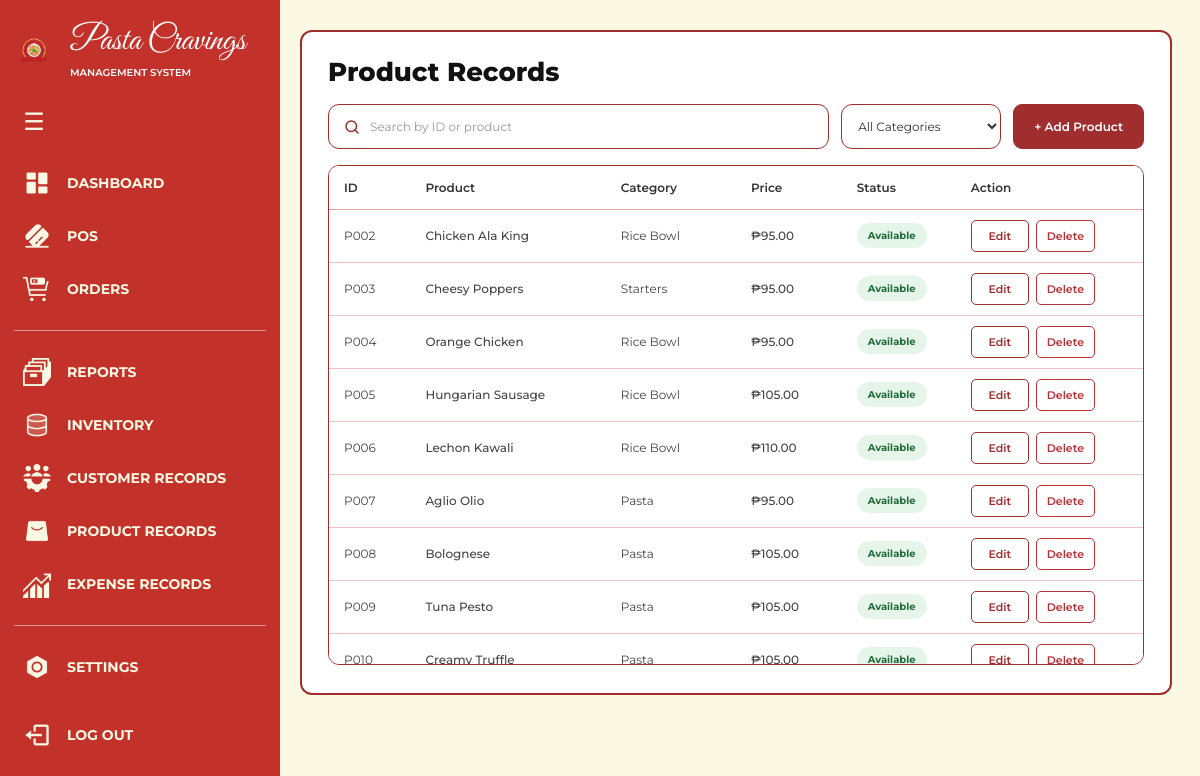
The page /products/ (signed in) on the database its author committed.
### apps/products/models.py (models this page shows, shortened)
class Product(models.Model):
    STATUS_CHOICES = [
        ("Available", "Available"),
        ("Unavailable", "Unavailable"),
    ]
    product = models.CharField(max_length=150)
    category = models.CharField(max_length=100)
    price = models.DecimalField(max_digits=10, decimal_places=2)
    status = models.CharField(
        max_length=20,
        choices=STATUS_CHOICES,
        default="Available"
    )
    created_at = models.DateTimeField(auto_now_add=True)

### apps/products/views.py (the view)
# urls.py: path("", views.product_view, name="product"),
@admin_required
def product_view(request):
    products_list = Product.objects.all().order_by("id")
    categories = (
        Product.objects.order_by("category")
        .values_list("category", flat=True)
        .distinct()
    )
    context = {
        "products": products_list,
        "categories": categories,
        "form": ProductForm(),
    }
    return render(request, "product_records.html", context)

### apps/products/forms.py
class ProductForm(forms.ModelForm):
    class Meta:
        model = Product
        fields = ["product", "category", "price", "status"]

### apps/accounts/views.py (called while the page is built)
def admin_required(view_func):
    return user_passes_test(
        lambda user: user.is_superuser,
        login_url="pos:pos"
    )(view_func)

### templates/product_records.html (shortened to what this page needs)
{% extends "base.html" %}
{% load static %}
{% block extra_css %}
<link rel="stylesheet" href="{% static 'css/product_records.css' %}">
{% endblock %}
{% block navbar %}
    {% include "components/navbar_database.html" %}
{% endblock %}
{% block content %}
<div class="product-page" id="product-records">
    <main class="product-main">
        <section class="records-panel">
            <h1>Product Records</h1>
            <div class="toolbar">
                <label class="search-box">
                    <svg viewBox="0 0 24 24" aria-hidden="true">
                        <circle cx="11" cy="11" r="7"></circle>
                        <path d="m20 20-4-4"></path>
                    </svg>
                    <input
                        type="search"
                        id="productSearch"
                        placeholder="Search by ID or product"
                        autocomplete="off"
                    >
                </label>
                <select id="categoryFilter" class="category-filter">
                    <option value="">All Categories</option>
                </select>
                <button
                    class="add-button"
                    id="openAddModalBtn"
                    type="button"
                >
                    + Add Product
                </button>
            </div>
            <div class="table-container">
                <table aria-label="Product records">
                    <thead>
                        <tr>
                            <th>ID</th>
                            <th>Product</th>
                            <th>Category</th>
                            <th>Price</th>
                            <th>Status</th>
                            <th>Action</th>
                        </tr>
                    </thead>
                    <tbody id="productTableBody">
                        {% for item in products %}
                        <tr class="product-row">
                            <td data-search-id="{{ item.id }}">
                                P{{ item.id|stringformat:"03d" }}
                            </td>
                            <td class="product-name">
                                {{ item.product }}
                            </td>
                            <td class="product-category">
                                {{ item.category }}
                            </td>
                            <td class="product-price">
                                ₱{{ item.price|floatformat:2 }}
                            </td>
                            <td>
                                <span class="product-status {% if item.status == 'Available' %}available{% else %}unavailable{% endif %}">
                                    {{ item.status }}
                                </span>
                            </td>
                            <td>
                                <div class="product-actions">
                                    <button
                                        type="button"
                                        class="edit-modal-btn"
                                        data-id="{{ item.id }}"
                                        data-product="{{ item.product }}"
                                        data-category="{{ item.category }}"
                                        data-price="{{ item.price }}"
                                        data-status="{{ item.status }}"
                                    >
                                        Edit
                                    </button>
                                    <form
                                        method="POST"
                                        action="{% url 'delete_product' item.id %}"
                                        onsubmit="return confirm('Are you sure you want to delete this product? This action cannot be undone.');"
                                    >
                                        <button
                                            type="submit"
                                            class="delete-product-btn"
                                        >
                                            Delete
                                        </button>
                                    </form>
                                </div>
                            </td>
                        </tr>
                        {% empty %}
                        <tr class="empty-row">
                            <td colspan="6">
                                No products registered yet.
                            </td>
                        </tr>
                        {% endfor %}
                    </tbody>
                </table>
            </div>
        </section>
    </main>
</div>
{% endblock %}

### static/css/product_records.css (style rules this page uses)
:root { --product-bg: #FBF9E4; --product-red: #A02E2F; --product-title: #B53238; --product-white: #FFFFFF; --product-text: #252525; --product-muted: #888888; --product-font: "Montserrat", sans-serif; }
html, body { margin: 0; min-height: 100%; background: var(--product-bg); }
.product-page, .product-page * { box-sizing: border-box; }
.product-page { --sidebar-width: 78px; --sidebar-expanded: 280px; width: 100%; min-height: 100vh; padding: 30px 28px 35px calc(var(--sidebar-width) + 20px); background: var(--product-bg); color: var(--product-text); font-family: var(--product-font); transition: padding-left .35s cubic-bezier(.22, 1, .36, 1); }
.product-main { width: 100%; max-width: 1500px; margin: 0 auto; }
.records-panel { width: 100%; padding: 24px 26px 28px; background: var(--product-white); border: 2px solid var(--product-red); border-radius: 12px; }
.records-panel h1 { margin: 0 0 16px; color: #111; font-size: 26px; font-weight: 800; }
.toolbar { width: 100%; display: flex; align-items: center; gap: 12px; margin-bottom: 16px; }
.search-box { height: 45px; min-width: 0; flex: 1; display: flex; align-items: center; gap: 9px; padding: 0 14px; border: 1.8px solid var(--product-red); border-radius: 11px; background: #fff; }
.search-box svg { width: 18px; height: 18px; flex-shrink: 0; fill: none; stroke: var(--product-red); stroke-width: 2; stroke-linecap: round; }
.search-box input { width: 100%; min-width: 0; height: 100%; padding: 0; border: 0; outline: none; background: transparent; color: var(--product-text); font: 400 12px var(--product-font); }
.search-box input::placeholder { color: #999; }
.category-filter { width: 160px; height: 45px; padding: 0 12px; border: 1.8px solid var(--product-red); border-radius: 11px; outline: none; background: #fff; color: #333; font: 400 12px var(--product-font); cursor: pointer; }
.add-button { height: 45px; padding: 0 20px; flex-shrink: 0; color: #fff; background: var(--product-red); border: 1px solid var(--product-red); border-radius: 9px; font: 600 12px var(--product-font); cursor: pointer; transition: background .2s ease, border-color .2s ease; }
.table-container { width: 100%; max-height: 500px; overflow: auto; border: 1.5px solid var(--product-red); border-radius: 11px; background: #fff; }
.table-container table { width: 100%; min-width: 650px; border-collapse: collapse; table-layout: fixed; font: 400 12px var(--product-font); }
.table-container thead { position: sticky; top: 0; z-index: 2; background: #fff; }
.table-container th { height: 43px; padding: 12px 15px; color: #333; background: #fff; border-bottom: 1px solid #e9a0a0; text-align: left; font-weight: 600; }
.table-container td { height: 47px; padding: 10px 15px; color: #444; border-bottom: 1px solid #f0c4c4; text-align: left; vertical-align: middle; }
.table-container th:nth-child(1), .table-container td:nth-child(1) { width: 10%; }
.table-container th:nth-child(2), .table-container td:nth-child(2) { width: 24%; }
.table-container th:nth-child(3), .table-container td:nth-child(3) { width: 16%; }
.table-container th:nth-child(4), .table-container td:nth-child(4) { width: 13%; }
.table-container th:nth-child(5), .table-container td:nth-child(5) { width: 14%; }
.table-container th:nth-child(6), .table-container td:nth-child(6) { width: 23%; }
.product-name, .product-price { font-weight: 500; }
.product-price { white-space: nowrap; }
.product-status { display: inline-flex; align-items: center; justify-content: center; padding: 6px 11px; border-radius: 20px; font-size: 10px; font-weight: 700; white-space: nowrap; }
.product-status.available { color: #236B3B; background: #E5F5E9; }
.product-actions { display: flex; align-items: center; gap: 7px; }
.product-actions form { margin: 0; }
.edit-modal-btn, .delete-product-btn { min-width: 58px; height: 32px; padding: 0 10px; border-radius: 5px; font: 600 11px var(--product-font); cursor: pointer; transition: background .2s ease, color .2s ease; }
.edit-modal-btn { color: var(--product-red); background: #fff; border: 1px solid var(--product-red); }
.delete-product-btn { color: var(--product-title); background: #fff; border: 1px solid var(--product-title); }

### static/css/components/navbar_database.css (style rules this page uses)
* { box-sizing: border-box; }

### rows shown on the page
Product: id "002", product "Chicken Ala King", category "Rice Bowl", price "95.00", status "Available"
Product: id "003", product "Cheesy Poppers", category "Starters", price "95.00", status "Available"
Product: id "004", product "Orange Chicken", category "Rice Bowl", price "95.00", status "Available"
Product: id "005", product "Hungarian Sausage", category "Rice Bowl", price "105.00", status "Available"
Product: id "006", product "Lechon Kawali", category "Rice Bowl", price "110.00", status "Available"
Product: id "007", product "Aglio Olio", category "Pasta", price "95.00", status "Available"
Product: id "008", product "Bolognese", category "Pasta", price "105.00", status "Available"
Product: id "009", product "Tuna Pesto", category "Pasta", price "105.00", status "Available"
Product: id "010", product "Creamy Truffle", category "Pasta", price "105.00", status "Available"
